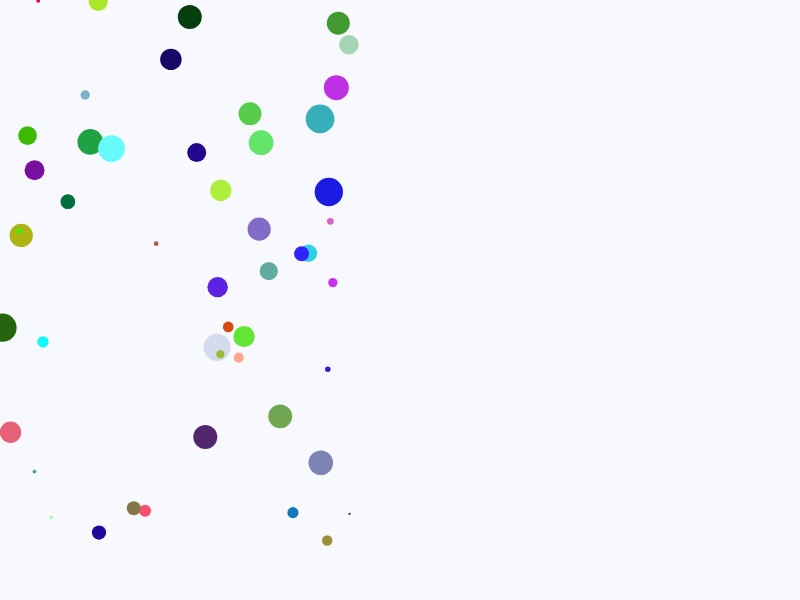
Frame 1 (no input)
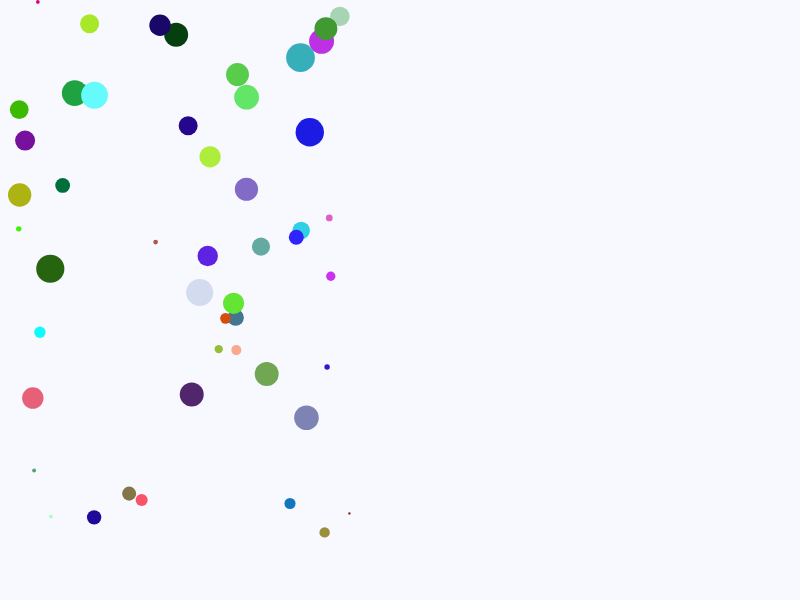
Frame 60 (no input)
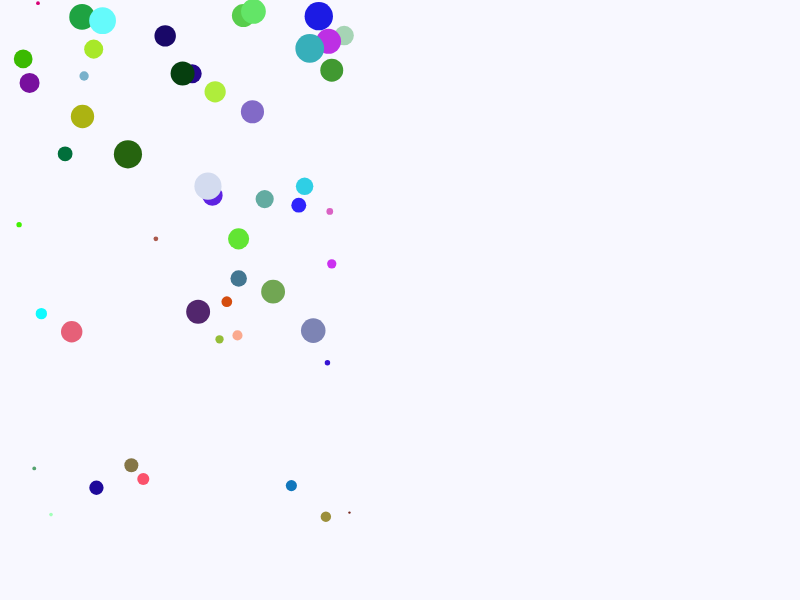
Frame 120 (the mouse pressed at the canvas centre since frame 60)

The p5.js sketch that drew these frames (run headless with seeded random() and noise() and a simulated clock; from frame 60 on, the mouse is pressed at the canvas centre):

// p5.js sketch
// ── sketch.js
class Balloon{
  constructor(position,r){
    this.r = r;
    this.c = color(random(0,255),random(0,255),random(0,255));
    //pi * r * r * 厚度 * 密度 === m;
    this.m = r * r * 0.01;
    this.acc = createVector(0,0);
    this.vel = createVector(0,0);
    this.pos = position.copy();
  }

  applyForce(force,isRevert){
    let newForce = force.copy();
    //统一处理一下受力方向问题，因为笛卡尔坐标系和p5坐标系相反，因此做一个反转
    if(isRevert || isRevert===undefined){
      newForce.mult(-1);
    }
    //统一弄一个比率
    newForce.mult(0.0005);
    //把质量加上
    let acc = newForce.mult(this.m);
    this.acc.add(acc);
  }

  display(){
    noStroke();
    fill(this.c);
    circle(this.pos.x,this.pos.y,this.r);
  }

  update(){
    this.vel.add(this.acc);//速度=速度+加速度
    this.pos.add(this.vel);//位置=位置+速度
    this.acc.mult(0);//每帧中将加速度清零
  }

  getAcc(){
    return this.acc.copy();
  }

  getVel(){
    return this.vel.copy();
  }

  getPos(){
    return this.pos.copy();
  }

  setVel(vel){
    //假设Infinity分量表示不设置该方向的速度
    this.vel.set(vel.x === Infinity ? this.vel.x : vel.x,vel.y === Infinity ? this.vel.y : vel.y);
  }

  getR(){
    return this.r;
  }
}

let balloons = [];
let edgeSize = 50;
let balloonCount = 50;
let bolinUD = 0;
let bolinLR = 2;

function setup() {
  createCanvas(800, 600);
  background('#F8F8FF');

  for(let i = 0;i < balloonCount; ++i){
    let pos = createVector(random(0,width/2 - edgeSize),random(0,height-edgeSize));
    let r = random(2,30);
    balloons.push(new Balloon(pos,r));
  }
}

function draw() {
  background('#F8F8FF');

  //风力(向上或者向下 柏林噪声产生)
  bolinUD += 0.01;
  bolinLR += 0.01;
  let randUD = noise(bolinUD) - 0.5;//-0.5 到 0.5之间
  let randLR = noise(bolinLR) - 0.5;//-0.5 到 0.5之间
  let wind = createVector(30 * randLR,30 * randUD);

  //重力(向下)
  let gravity = createVector(0,-10);

  for(let i = 0;i < balloonCount;i ++){
    let balloon = balloons[i];
    let balloonSize = balloon.getR();

    balloon.applyForce(wind);

    balloon.applyForce(gravity);

    //浮力(向上 和面积成正比)
    // let floatForce = createVector(0,balloonSize * balloonSize * 0.01);
    
    //浮力(向上)
    let floatForce = createVector(0,15);

    balloon.applyForce(floatForce);

    //空气阻力(和运动方向相反，大小和速度成正比)
    let vel = balloon.getVel();
    let dir = vel.y < 0 ? 1 : -1;
    let airForce = createVector(0,2);
    balloon.applyForce(airForce.mult(dir));

    //碰到天花板时的弹力(向下)
    let pos = balloon.getPos();
    if(pos.y <= balloonSize/2){
      balloon.setVel(createVector(Infinity,0));
      let bounceForce = createVector(0,-240);
      balloon.applyForce(bounceForce);
    }

    //碰到地板时的弹力(向上)
    let pos2 = balloon.getPos();
    if(pos2.y >= height - balloonSize/2){
      balloon.setVel(createVector(Infinity,0));
      let bounceForce = createVector(0,240);
      balloon.applyForce(bounceForce);
    }

    //碰到天花板时的弹力(向左)
    let pos3 = balloon.getPos();
    if(pos3.x >= width - balloonSize/2){
      balloon.setVel(createVector(0,Infinity));
      let bounceForce = createVector(-240,0);
      balloon.applyForce(bounceForce,false);
    }

    //碰到地板时的弹力(向右)
    let pos4 = balloon.getPos();
    if(pos4.x <= balloonSize/2){
      balloon.setVel(createVector(0,Infinity));
      let bounceForce = createVector(240,0);
      balloon.applyForce(bounceForce,false);
    }

    balloon.update();
    balloon.display();
  }
}
